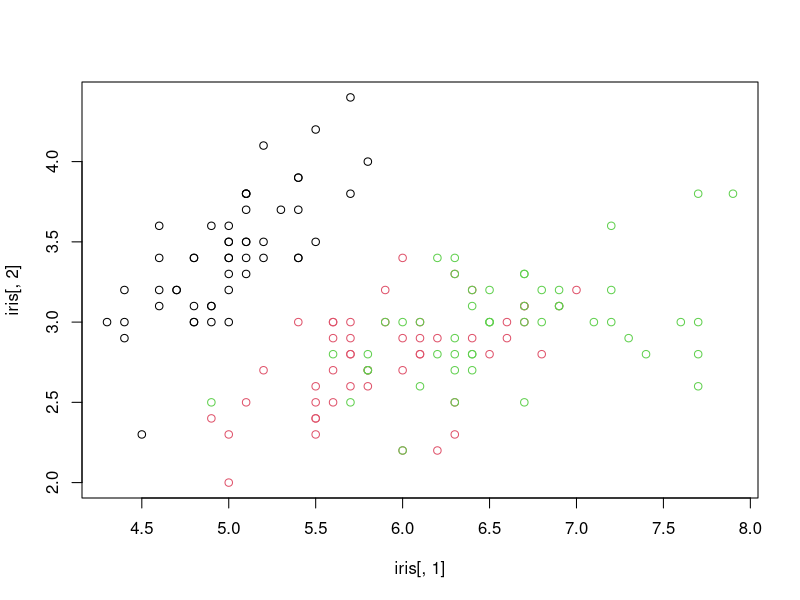

Here is the R script that generated this plot:
## ---- chunk 1
knitr::opts_chunk$set(echo = TRUE)
## ---- chunk 2
data(iris)
library(knitr)
kable(iris[1:10,])
## ---- chunk 3
1+1
## ---- chunk 4
1+1
## ---- chunk 5
1+1
## ---- chunk 6
plot(iris[,1], iris[,2], col=iris[,5])
